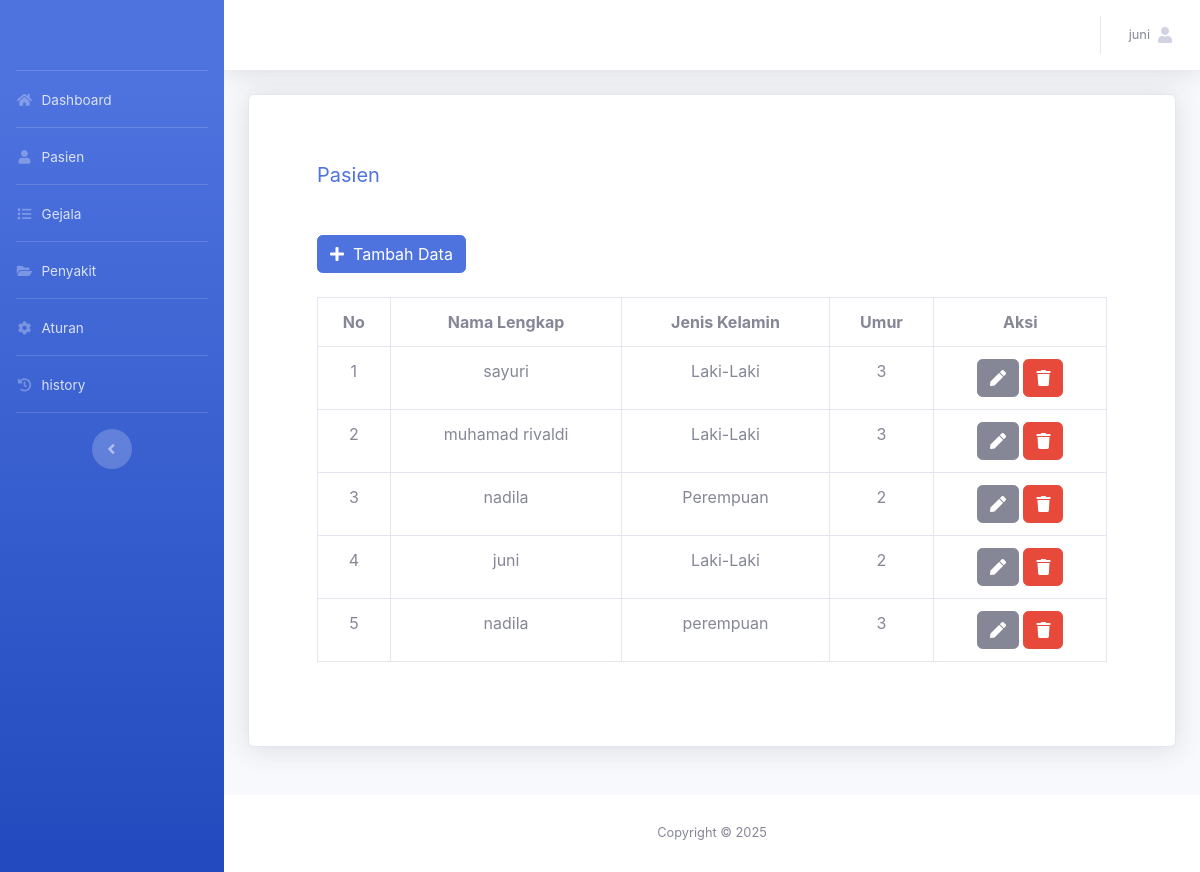
Page /admin/pasien.php (signed in) on the committed database.
### tables this page shows
CREATE TABLE `tbl_pasien` (
  `id_pasien` int(11) NOT NULL,
  `id_admin` int(11) NOT NULL,
  `nama_lengkap` varchar(50) NOT NULL,
  `jenis_kelamin` varchar(50) NOT NULL,
  `umur` int(11) NOT NULL
);

### admin/pasien.php (the view, shortened to what this page needs)
<?php
include '../assets/conn/config.php';
include 'header.php';
?>
<div class="container">
    <div class=" card shadow p-5 mb-5">
        <div class="card-body">
            <h5 class="font-wight-bold text-primary">Pasien</h5>
        </div>
        <div class="card-body">
            <a href="pasien-simpan.php" class="btn btn-primary"><span class="fa fa-plus">
                </span>&nbsp; Tambah Data</a>
            <br>
            <br>
            <div class="table-responsive">
                <table class="table table-bordered">
                    <tr>
                        <th class="text-center">No</th>
                        <th class="text-center">Nama Lengkap</th>
                        <th class="text-center">Jenis Kelamin</th>
                        <th class="text-center">Umur</th>
                        <th class="text-center">Aksi</th>
                    </tr>
                    <?php
                    $data = mysqli_query($conn, "SELECT * FROM tbl_pasien ORDER BY id_pasien");
                    $no = 1;
                    while ($a = mysqli_fetch_array($data)) {
                        ?>
                        <tr>
                            <td class="text-center"><?= $no++ ?></td>
                            <td class="text-center"><?= $a['nama_lengkap'] ?></td>
                            <td class="text-center"><?= $a['jenis_kelamin'] ?></td>
                            <td class="text-center"><?= $a['umur'] ?></td>
                            <td class="text-center">
                                <a href="pasien-ubah.php?id_pasien=<?= $a['id_pasien'] ?>"
                                class="btn btn-secondary"><span class="fa fa-pen"></span>
                                </a>
                                <a href="pasien.php?id_pasien=<?= $a['id_pasien'] ?>
                            &aksi=hapus" class="btn btn-danger">
                                    <span class="fa fa-trash"></span></a>
                            </td>
                        </tr>
                    <?php } ?>
                </table>
            </div>
        </div>
    </div>
</div>
<?php
include 'footer.php';
?>

### admin/header.php (shortened to what this page needs)
<?php
include '../assets/conn/config.php';
?>
<!DOCTYPE html>
<html lang="en">
<head>
  <link href="../assets/vendor/fontawesome-free/css/all.min.css" rel="stylesheet" type="text/css">
  <link href="../assets/css/sb-admin-2.min.css" rel="stylesheet">
  <link href="../assets/vendor/datatables/dataTables.bootstrap4.min.css" rel="stylesheet">
</head>
<body id="page-top">
 <div id="wrapper">
  <ul class="navbar-nav bg-gradient-primary sidebar sidebar-dark accordion" id="accordionSidebar">
    <a class="sidebar-brand d-flex align-items-center justify-content-center" href="index">
    </a>
    <hr class="sidebar-divider my-0">
    <li class="nav-item">
      <a class="nav-link" href="index.php">
        <i class="fas fa-fw fa-home"></i>
        <span>Dashboard</span></a>
      </li>
      <hr class="sidebar-divider my-0">
      <li class="nav-item">
      <a class="nav-link" href="pasien.php">
        <i class="fas fa-fw fa-user"></i>
        <span>Pasien</span></a>
      </li>
      <hr class="sidebar-divider my-0">
      <li class="nav-item">
      <a class="nav-link" href="gejala.php">
        <i class="fas fa-fw fa-list"></i>
        <span>Gejala</span></a>
      </li>
      <hr class="sidebar-divider my-0">
      <li class="nav-item">
      <a class="nav-link" href="penyakit.php">
        <i class="fas fa-fw fa-folder-open"></i>
        <span>Penyakit</span></a>
      </li>
      <hr class="sidebar-divider my-0">
      <li class="nav-item">
      <a class="nav-link" href="aturan.php">
        <i class="fas fa-fw fa-cog"></i>
        <span>Aturan</span></a>
      </li>
      <hr class="sidebar-divider my-0">
      <li class="nav-item">
      <a class="nav-link" href="history.php">
        <i class="fas fa-fw fa-history"></i>
        <span>history</span></a>
      </li>
      <hr class="sidebar-divider d-none d-md-block">
      <div class="text-center d-none d-md-inline">
        <button class="rounded-circle border-0" id="sidebarToggle"></button>
      </div>
    </ul>
    <div id="content-wrapper" class="d-flex flex-column">
      <div id="content">
        <nav class="navbar navbar-expand navbar-light bg-white topbar mb-4 static-top shadow">
          <ul class="navbar-nav ml-auto">
            <li class="nav-item dropdown no-arrow">
              <a class="nav-link dropdown-toggle" href="#" id="userDropdown" role="button"
              data-toggle="dropdown" aria-haspopup="true" aria-expanded="false">
              <?php
              $username=$_SESSION['username'];
              $det=mysqli_query($conn,"select * from tbl_admin where username='$username'");
              while($d=mysqli_fetch_array($det)){
                ?>
                <span class="mr-2 d-none d-lg-inline text-gray-600 small"><?php echo $d['nama_lengkap'] ?></span>
                <?php
              }
              ?>
              <span class="fa fa-user"><span>
              </a>
          </li>
        </ul>
      </nav>
    </div>
</body>
</html>

### rows in the picture
tbl_pasien: nama_lengkap "sayuri", jenis_kelamin "Laki-Laki", umur "3"
tbl_pasien: nama_lengkap "muhamad rivaldi", jenis_kelamin "Laki-Laki", umur "3"
tbl_pasien: nama_lengkap "nadila", jenis_kelamin "Perempuan", umur "2"
tbl_pasien: nama_lengkap "juni", jenis_kelamin "Laki-Laki", umur "2"
tbl_pasien: nama_lengkap "nadila", jenis_kelamin "perempuan", umur "3"

### other values in the picture
$d['nama_lengkap'] "juni"
